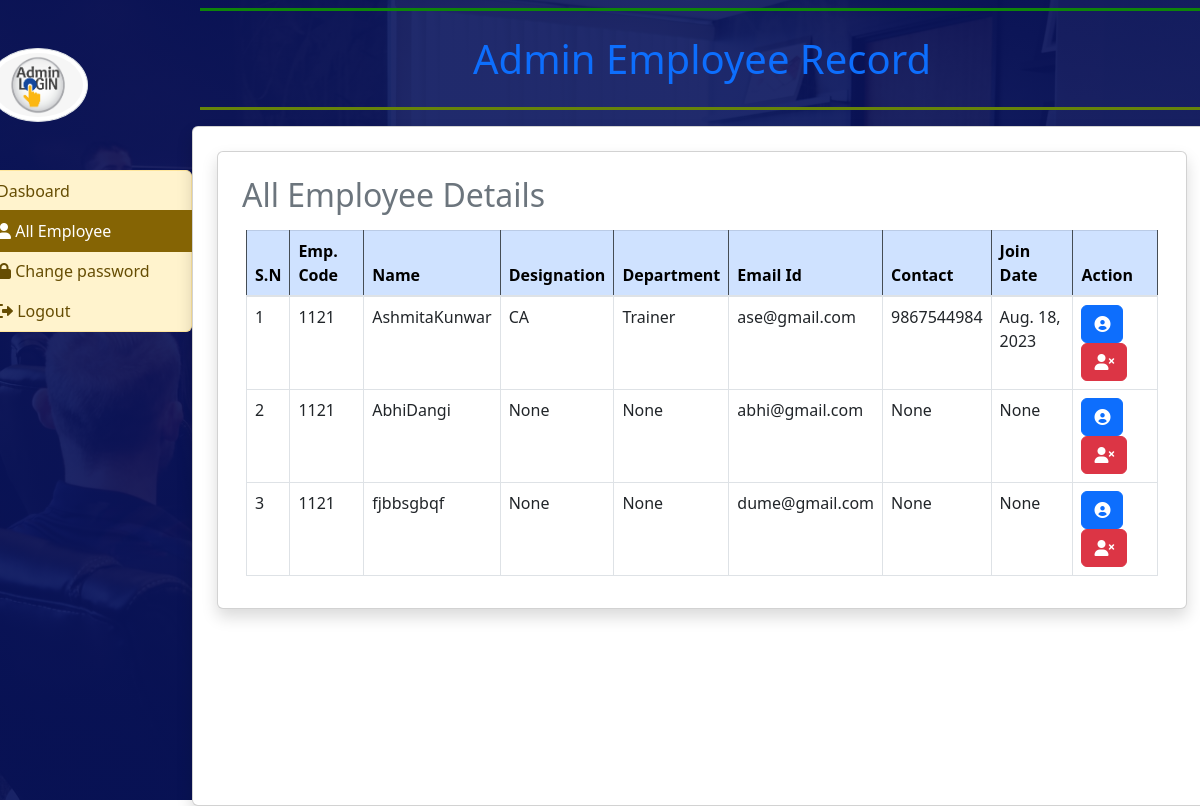
Page /all_employee/ (signed in) on the committed database.
### employee_app/models.py (models this page shows, shortened)
class EmployeeDetail(models.Model):
    user = models.ForeignKey(User, on_delete=models.CASCADE)
    empcode = models.IntegerField(null=True)
    empdept = models.CharField(max_length=50, null=True)
    designation = models.CharField(max_length=100, null=True)
    contact = models.IntegerField(null=True)
    gender = models.CharField(max_length=50, null=True)
    join_date = models.DateField(null=True)

### employee_app/views.py (the view)
# urls.py: path("all_employee/",all_employee, name="all_employee"),
def all_employee(request):
    if not request.user.is_superuser:
        return redirect("admin_login")
    employee = EmployeeDetail.objects.all()
    return render(request, "admin/all_employee.html", locals())

### templates/admin/all_employee.html
{% extends "admin/admin_base.html" %}
{% block main %}
<div class="card shadow m-2">
     <div class="card-body">
          <h2 class="p-2 text-secondary">All Employee Details</h2>
          <div class="container-fluid">
               <table class="table table-bordered  table-hover">
                    <thead class="table-dark">
                         <tr class="table-primary">
                              <th scope="col">S.N</th>
                              <th scope="col">Emp. Code</th>
                              <th scope="col">Name</th>
                              <th scope="col">Designation</th>
                              <th scope="col">Department</th>
                              <th scope="col">Email Id</th>
                              <th scope="col">Contact</th>
                              <th scope="col">Join Date</th>
                              <th scope="col">Action</th>
                         </tr>
                    </thead>
                    <tbody>
                         {% for i in employee %}
                         <tr>
                              <td>{{forloop.counter}}</td>
                              <td>{{i.empcode}}</td>
                              <td>{{i.user.first_name}}{{i.user.last_name}}</td>
                              <td>{{i.designation}}</td>
                              <td>{{i.empdept}}</td>
                              <td>{{i.user.username}}</td>
                              <td>{{i.contact}}</td>
                              <td>{{i.join_date}}</td>
                              <td><a href="/admin_emp_view_detail/{{i.pk}}/" class="btn btn-primary"><i class="fa-solid fa-circle-user"></i></a>
                                   <a href="/emp_delete/{{i.user.pk}}/" class="btn btn-danger"
                                        onclick="return confirm('Are you sure?')"><i class="fa-solid fa-user-xmark"></i></a>
                              </td>
                         </tr>
                         {% endfor %}
                    </tbody>
               </table>
          </div>
     </div>
</div>
{% endblock main %}

### static/jobs/css/style.css (style rules this page uses)
body { font-family: 'Poppins', sans-serif; color: #0c0c0c; background-color: #ffffff; overflow-x: hidden; }
a, a:hover, a:focus { text-decoration: none; }
.btn, .btn:focus { outline: none !important; -webkit-box-shadow: none; box-shadow: none; }

### rows in the picture
EmployeeDetail: empcode "1121", user.first_name "Ashmita", user.last_name "Kunwar", designation "CA", empdept "Trainer", user.username "ase@gmail.com", contact "9867544984", join_date "Aug. 18, 2023"
EmployeeDetail: empcode "1121", user.first_name "Abhi", user.last_name "Dangi", designation "None", empdept "None", user.username "abhi@gmail.com", contact "None", join_date "None"
EmployeeDetail: empcode "1121", user.first_name "fjb", user.last_name "bsgbqf", designation "None", empdept "None", user.username "dume@gmail.com", contact "None", join_date "None"
